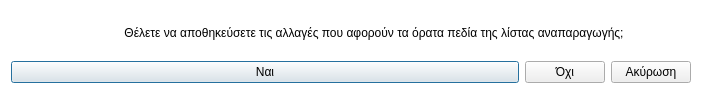
<?xml version="1.0" encoding="UTF-8"?>
<ui version="4.0">
 <class>Dialog</class>
 <widget class="QDialog" name="Dialog">
  <property name="geometry">
   <rect>
    <x>0</x>
    <y>0</y>
    <width>702</width>
    <height>98</height>
   </rect>
  </property>
  <property name="windowTitle">
   <string>Αποθήκευση αλλαγών</string>
  </property>
  <property name="windowIcon">
   <iconset resource="../../icons.qrc">
    <normaloff>:/rest-windows/assets/images/rest-windows/question.png</normaloff>:/rest-windows/assets/images/rest-windows/question.png</iconset>
  </property>
  <property name="styleSheet">
   <string notr="true">QDialog{
	background:white;
}</string>
  </property>
  <layout class="QGridLayout" name="gridLayout_2">
   <item row="1" column="0" colspan="2">
    <widget class="QFrame" name="frame">
     <property name="styleSheet">
      <string notr="true">QFrame{border:0px;}</string>
     </property>
     <property name="frameShape">
      <enum>QFrame::StyledPanel</enum>
     </property>
     <property name="frameShadow">
      <enum>QFrame::Raised</enum>
     </property>
     <layout class="QGridLayout" name="gridLayout">
      <property name="leftMargin">
       <number>0</number>
      </property>
      <property name="topMargin">
       <number>0</number>
      </property>
      <property name="rightMargin">
       <number>0</number>
      </property>
      <property name="bottomMargin">
       <number>0</number>
      </property>
      <item row="0" column="0">
       <widget class="QPushButton" name="save">
        <property name="sizePolicy">
         <sizepolicy hsizetype="Expanding" vsizetype="Fixed">
          <horstretch>0</horstretch>
          <verstretch>0</verstretch>
         </sizepolicy>
        </property>
        <property name="text">
         <string>Ναι</string>
        </property>
        <property name="icon">
         <iconset resource="../../icons.qrc">
          <normaloff>:/rest-windows/assets/images/rest-windows/save.png</normaloff>:/rest-windows/assets/images/rest-windows/save.png</iconset>
        </property>
       </widget>
      </item>
      <item row="0" column="1">
       <widget class="QPushButton" name="no_save">
        <property name="sizePolicy">
         <sizepolicy hsizetype="Fixed" vsizetype="Fixed">
          <horstretch>0</horstretch>
          <verstretch>0</verstretch>
         </sizepolicy>
        </property>
        <property name="text">
         <string>Όχι</string>
        </property>
       </widget>
      </item>
     </layout>
    </widget>
   </item>
   <item row="0" column="0">
    <widget class="QLabel" name="error">
     <property name="minimumSize">
      <size>
       <width>40</width>
       <height>40</height>
      </size>
     </property>
     <property name="maximumSize">
      <size>
       <width>40</width>
       <height>40</height>
      </size>
     </property>
     <property name="text">
      <string/>
     </property>
     <property name="pixmap">
      <pixmap resource="../../icons.qrc">:/rest-windows/assets/images/rest-windows/question.png</pixmap>
     </property>
     <property name="scaledContents">
      <bool>true</bool>
     </property>
    </widget>
   </item>
   <item row="1" column="2">
    <widget class="QPushButton" name="cancel">
     <property name="sizePolicy">
      <sizepolicy hsizetype="Fixed" vsizetype="Fixed">
       <horstretch>0</horstretch>
       <verstretch>0</verstretch>
      </sizepolicy>
     </property>
     <property name="text">
      <string>Ακύρωση</string>
     </property>
    </widget>
   </item>
   <item row="0" column="1" colspan="2">
    <widget class="QLabel" name="label">
     <property name="text">
      <string>Θέλετε να αποθηκεύσετε τις αλλαγές που αφορούν τα όρατα πεδία της λίστας αναπαραγωγής;</string>
     </property>
     <property name="alignment">
      <set>Qt::AlignCenter</set>
     </property>
    </widget>
   </item>
  </layout>
 </widget>
 <resources>
  <include location="../../icons.qrc"/>
  <include location="../../icons.qrc"/>
 </resources>
 <connections/>
</ui>
